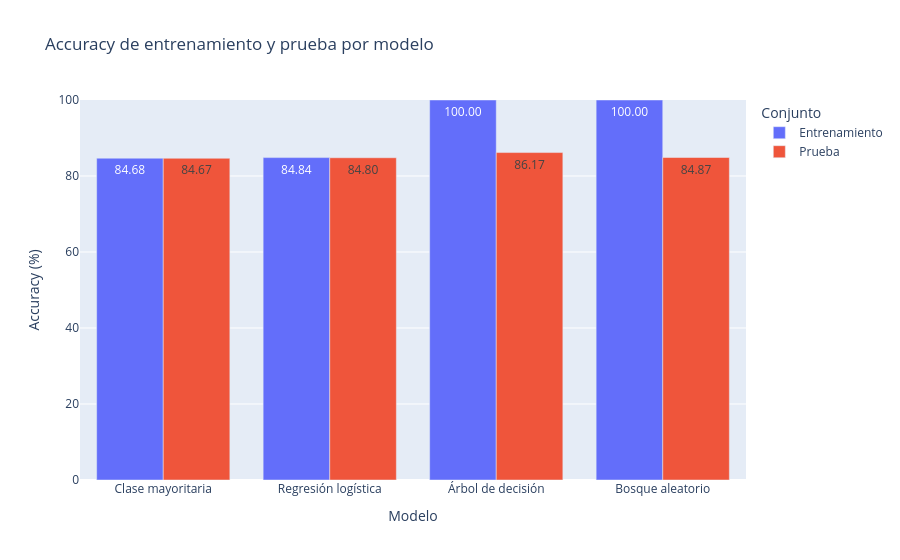

The notebook cell this image was saved under:
### Markdown cell above
### 22.2 Comparación de accuracy y estabilidad

Se calculan las accuracies de entrenamiento y prueba, la diferencia absoluta entre ambas y el cambio frente al baseline de clase mayoritaria.

Una accuracy de entrenamiento muy superior a la de prueba se considera una señal de posible sobreajuste. Además, un modelo que no supera el baseline no aporta una mejora suficiente bajo la métrica académica principal.

### Code cell
tree_accuracy_train = accuracy_score(
    y_train,
    y_train_pred_tree
)

tree_accuracy_test = accuracy_score(
    y_test,
    y_test_pred_tree
)

forest_accuracy_train = accuracy_score(
    y_train,
    y_train_pred_forest
)

forest_accuracy_test = accuracy_score(
    y_test,
    y_test_pred_forest
)

tree_train_test_gap = abs(
    tree_accuracy_train
    - tree_accuracy_test
)

forest_train_test_gap = abs(
    forest_accuracy_train
    - forest_accuracy_test
)

tree_improvement_over_baseline_test = (
    tree_accuracy_test
    - baseline_accuracy_test
)

forest_improvement_over_baseline_test = (
    forest_accuracy_test
    - baseline_accuracy_test
)

tabla_comparacion_accuracy = pd.DataFrame({
    "modelo": [
        "Clase mayoritaria",
        "Regresión logística",
        "Árbol de decisión",
        "Bosque aleatorio"
    ],
    "accuracy_entrenamiento": [
        baseline_accuracy_train,
        logistic_accuracy_train,
        tree_accuracy_train,
        forest_accuracy_train
    ],
    "accuracy_prueba": [
        baseline_accuracy_test,
        logistic_accuracy_test,
        tree_accuracy_test,
        forest_accuracy_test
    ],
    "diferencia_train_test": [
        baseline_train_test_gap,
        train_test_gap,
        tree_train_test_gap,
        forest_train_test_gap
    ],
    "diferencia_vs_baseline_prueba": [
        0.0,
        improvement_over_baseline_test,
        tree_improvement_over_baseline_test,
        forest_improvement_over_baseline_test
    ]
})

tabla_comparacion_accuracy_mostrar = (
    tabla_comparacion_accuracy
    .assign(
        accuracy_entrenamiento_pct=lambda df: (
            df["accuracy_entrenamiento"] * 100
        ),
        accuracy_prueba_pct=lambda df: (
            df["accuracy_prueba"] * 100
        ),
        diferencia_train_test_pp=lambda df: (
            df["diferencia_train_test"] * 100
        ),
        diferencia_vs_baseline_prueba_pp=lambda df: (
            df["diferencia_vs_baseline_prueba"] * 100
        )
    )
    [
        [
            "modelo",
            "accuracy_entrenamiento_pct",
            "accuracy_prueba_pct",
            "diferencia_train_test_pp",
            "diferencia_vs_baseline_prueba_pp"
        ]
    ]
)

display(
    tabla_comparacion_accuracy_mostrar.style.format({
        "accuracy_entrenamiento_pct": "{:.2f} %",
        "accuracy_prueba_pct": "{:.2f} %",
        "diferencia_train_test_pp": "{:.3f}",
        "diferencia_vs_baseline_prueba_pp": "{:+.3f}"
    })
)

tabla_accuracy_grafico = (
    tabla_comparacion_accuracy
    .melt(
        id_vars="modelo",
        value_vars=[
            "accuracy_entrenamiento",
            "accuracy_prueba"
        ],
        var_name="conjunto",
        value_name="accuracy"
    )
)

tabla_accuracy_grafico["accuracy_pct"] = (
    tabla_accuracy_grafico["accuracy"] * 100
)

tabla_accuracy_grafico["conjunto"] = (
    tabla_accuracy_grafico["conjunto"]
    .map({
        "accuracy_entrenamiento": "Entrenamiento",
        "accuracy_prueba": "Prueba"
    })
)

fig_accuracy_modelos = px.bar(
    tabla_accuracy_grafico,
    x="modelo",
    y="accuracy_pct",
    color="conjunto",
    barmode="group",
    text_auto=".2f",
    labels={
        "modelo": "Modelo",
        "accuracy_pct": "Accuracy (%)",
        "conjunto": "Conjunto"
    },
    title="Accuracy de entrenamiento y prueba por modelo"
)

fig_accuracy_modelos.update_layout(
    yaxis_range=[0, 100]
)

fig_accuracy_modelos.show()

for fila in tabla_comparacion_accuracy_mostrar.itertuples(index=False):
    print(
        f"{fila.modelo}: accuracy de prueba "
        f"{fila.accuracy_prueba_pct:.2f} %, "
        f"brecha train-test "
        f"{fila.diferencia_train_test_pp:.3f} puntos porcentuales."
    )

### Figure 1 — Plotly figure (JSON) as saved in the notebook; plotly's stock layout.template omitted (floating-point values rounded to 4 significant figures)
{"data": [{"alignmentgroup": "True", "hovertemplate": "Conjunto=Entrenamiento<br>Modelo=%{x}<br>Accuracy (%)=%{y}<extra></extra>", "legendgroup": "Entrenamiento", "marker": {"color": "#636efa", "pattern": {"shape": ""}}, "name": "Entrenamiento", "offsetgroup": "Entrenamiento", "orientation": "v", "showlegend": true, "textposition": "auto", "texttemplate": "%{y:.2f}", "type": "bar", "x": ["Clase mayoritaria", "Regresión logística", "Árbol de decisión", "Bosque aleatorio"], "xaxis": "x", "y": [84.68, 84.84, 100.0, 100.0], "yaxis": "y"}, {"alignmentgroup": "True", "hovertemplate": "Conjunto=Prueba<br>Modelo=%{x}<br>Accuracy (%)=%{y}<extra></extra>", "legendgroup": "Prueba", "marker": {"color": "#EF553B", "pattern": {"shape": ""}}, "name": "Prueba", "offsetgroup": "Prueba", "orientation": "v", "showlegend": true, "textposition": "auto", "texttemplate": "%{y:.2f}", "type": "bar", "x": ["Clase mayoritaria", "Regresión logística", "Árbol de decisión", "Bosque aleatorio"], "xaxis": "x", "y": [84.67, 84.8, 86.17, 84.87], "yaxis": "y"}], "layout": {"barmode": "group", "legend": {"title": {"text": "Conjunto"}, "tracegroupgap": 0}, "title": {"text": "Accuracy de entrenamiento y prueba por modelo"}, "xaxis": {"anchor": "y", "domain": [0.0, 1.0], "title": {"text": "Modelo"}}, "yaxis": {"anchor": "x", "domain": [0.0, 1.0], "range": [0, 100], "title": {"text": "Accuracy (%)"}}}}
